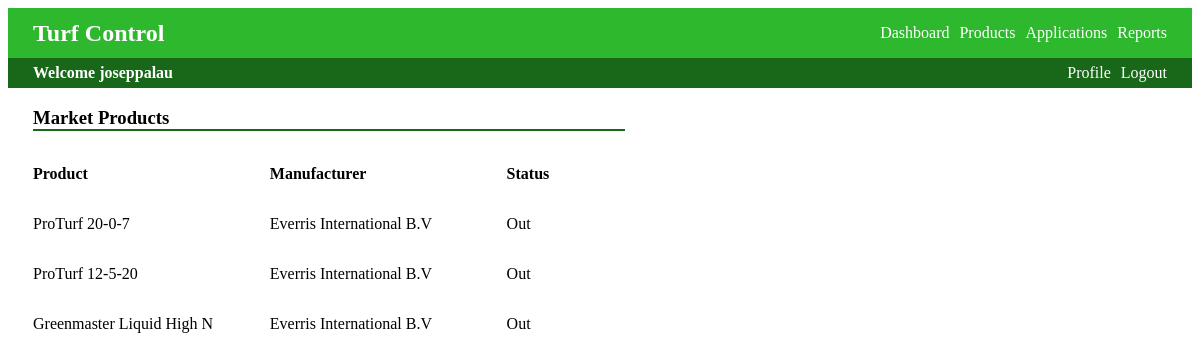
Screenshot of /products/ (signed in) with the database file from the repository.
### turf_app/models.py (models this page shows, shortened)
class Product(models.Model):
    name = models.CharField(max_length=200)
    manufacturer = models.ForeignKey(Manufacturer, on_delete=models.CASCADE, related_name='products')
    type = models.CharField(max_length=100, default='Fertilizer')  # whether it is to be used in a solid or liquid application
    units = models.CharField(default='l', max_length=20)

class Fertiliser(Product):
    N = models.DecimalField(max_digits=10, decimal_places=3)
    P = models.DecimalField(max_digits=10, decimal_places=3)
    K = models.DecimalField(max_digits=10, decimal_places=3)
    Mg = models.DecimalField(max_digits=10, decimal_places=3)
    quantity = models.DecimalField(default=0.0, max_digits=10, decimal_places=3) # amount of use by users
    def __str__(self):
        return self.name

class Product(models.Model):
    name = models.CharField(max_length=200)
    manufacturer = models.ForeignKey(Manufacturer, on_delete=models.CASCADE, related_name='products')
    type = models.CharField(max_length=100, default='Fertilizer')  # whether it is to be used in a solid or liquid application
    units = models.CharField(default='l', max_length=20)

class Manufacturer(models.Model):
    name = models.CharField(max_length=200)
    city = models.CharField(max_length=200, blank=True, null=True)
    country = models.CharField(max_length=200, blank=True, null=True)
    def __str__(self):
        return self.name

### turf_app/views.py (the view)
# urls.py: path('products/', views.products_page, name='products_page')
def products_page(request):
    fertilisers = Fertiliser.objects.all()
    status = []
    for f in fertilisers:
        if len(f.used_by.filter(user=request.user)) > 0:
            status.append(True)
            print(True)
        else:
            status.append(False)
            print(False)
    return render(request, 'turf_app/products.html', {'fertilisers': fertilisers, 'status': status})

### turf_app/templates/turf_app/products.html (shortened to what this page needs)
{%  load staticfiles %}
<!DOCTYPE html>
<html lang="en">
<head>
    <link rel="stylesheet" href="{% static 'styles/products.css' %}">
</head>
<body>
<section id="header-section">
    <header id="header">
        <div class="header-div">
            <h2>Turf Control</h2>
        </div>
        <nav id="nav-bar">
            <ul id="nav-menu">
                <li><a href="{% url 'dashboard_page' %}">Dashboard</a></li>
                <li><a href="">Products</a></li>
                <li><a href="">Applications</a></li>
                <li><a href="">Reports</a></li>
            </ul>
        </nav>
    </header>
    <div class="user-status">
        <h4> Welcome {{ user.username }} </h4>
        <div class="user-status-right">
             <a href="">Profile</a>
            <a href="/accounts/logout/">Logout</a>
        </div>
    </div>
</section>
<section id="market-products">
    <h3>Market Products</h3>
    <div id="products-market-list">
        <div class ="product-table"id="products-market-list-name" style="width:80%">
            <div class="product-table-titles">
                <p class="title-name" style="width:50%">Product</p>
                <p class="title-name" style="width:50%">Manufacturer</p>
            </div>
            {% for fertiliser in fertilisers %}
            <div class="product-table-nc">
            <p style="width:50%" >{{ fertiliser }}</p>
            <p style="width:50%">{{ fertiliser.manufacturer }}</p>
            </div>
            {% endfor %}
        </div>
        <div class="product-table" id="products-market-list-status" style="width:20%">
            <div class="product-table-titles">
                <p class="title-name">Status</p>
            </div>
            {% for s in status %}
            <div>
                {% if s %}
                    <p>In</p>
                {% else %}
                    <p>Out</p>
                {% endif %}
             </div>
            {% endfor %}
        </div>
    </div>
</section>
</body>
</html>

### turf_app/static/styles/products.css (style rules this page uses)
#header-section { display: flex; flex-direction: column; }
#header { width: 100%; height: 50px; display: flex; background: hsl(120, 60%, 45%) }
.header-div { width: 50%; display: flex; justify-content: flex-start; margin-left: 25px; align-items: center; color: white; }
#nav-bar { width:50%; display: flex; justify-content: flex-end; }
#nav-bar ul { display: flex; justify-content: flex-end; list-style: none; margin-right: 25px; }
#nav-bar ul li { text-align: center; margin-left: 10px; }
#nav-bar ul li a { text-decoration: none; color: white; }
.user-status { background: hsl(120, 61%, 25%); display: flex; justify-content: flex-start; align-items: center; color: white; height: 30px; vertical-align: middle; padding-left: 25px; }
.user-status h4 { width: 50%; }
.user-status-right { width: 50%; display: flex; justify-content: flex-end; margin-right: 25px; }
.user-status a { text-decoration: none; margin-left: 10px; text-align: end; color: white; }
#market-products { margin-left: 25px; width: 50%; }
#market-products h3 { border-bottom: 2px solid hsl(120, 61%, 25%); ; }
#products-market-list { display: flex; justify-content: center; }
.product-table { display: flex; flex-direction: column; }
.product-table div { display: flex; }
.title-name { font-weight: bold; }

### rows the page displays
Fertiliser: name "ProTurf 20-0-7", manufacturer "Everris International B.V"
Fertiliser: name "ProTurf 12-5-20", manufacturer "Everris International B.V"
Fertiliser: name "Greenmaster Liquid High N", manufacturer "Everris International B.V"

### other values shown
{{ user.username }} "joseppalau"
